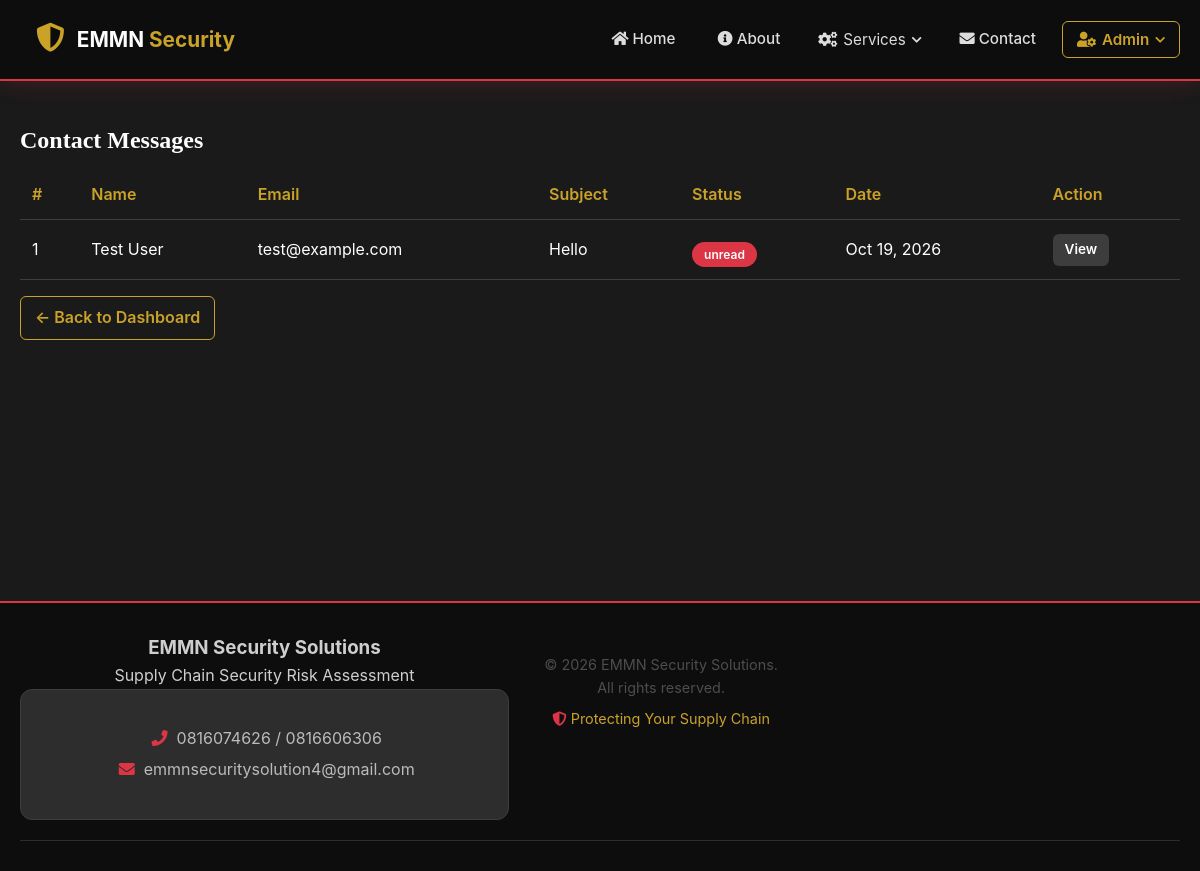
Screenshot of /admin/message.php (signed in) with the database file from the repository.
### tables this page shows
CREATE TABLE messages (
    id INTEGER PRIMARY KEY AUTOINCREMENT,
    name VARCHAR(100) NOT NULL,
    email VARCHAR(100) NOT NULL,
    subject VARCHAR(200) DEFAULT NULL,
    message TEXT NOT NULL,
    status VARCHAR(20) DEFAULT 'unread',
    created_at TEXT DEFAULT (datetime('now'))
);

### config/Database.php (called while the page is built, shortened)
<?php
try {
    if (USE_SQLITE) {
        $dsn = 'sqlite:' . SQLITE_PATH;
        $options = [
            PDO::ATTR_ERRMODE => PDO::ERRMODE_EXCEPTION,
            PDO::ATTR_DEFAULT_FETCH_MODE => PDO::FETCH_ASSOC,
            PDO::ATTR_EMULATE_PREPARES => false,
        ];
        $db = new PDO($dsn, null, null, $options);
        $db->exec('PRAGMA foreign_keys = ON');
    }
} catch (PDOException $e) {
    error_log('Database Connection Failed: ' . $e->getMessage());
    if (defined('DEBUG_MODE') && DEBUG_MODE) {
        die('Database Connection Failed: ' . $e->getMessage());
    } else {
        die('Unable to connect to the database. Please try again later.');
    }
}
function dbQuery($sql, $params = []) {
    global $db;
    try {
        $stmt = $db->prepare($sql);
        $stmt->execute($params);
        return $stmt;
    } catch (PDOException $e) {
        error_log('Query Error: ' . $e->getMessage());
        return false;
    }
}
function dbFetchAll($sql, $params = []) {
    $stmt = dbQuery($sql, $params);
    return $stmt ? $stmt->fetchAll() : [];
}
?>

### config/helper.php (called while the page is built, shortened)
<?php
function formatDate($date, $format = 'M d, Y') {
    return date($format, strtotime($date));
}
function e($string) {
    return htmlspecialchars($string ?? '', ENT_QUOTES, 'UTF-8');
}
?>

### public_html/admin/message.php (the view, shortened to what this page needs)
<?php
$messages = dbFetchAll("SELECT * FROM messages ORDER BY created_at DESC");
?>
<!DOCTYPE html>
<html lang="en">
<head>
    <link rel="stylesheet" href="https://cdnjs.cloudflare.com/ajax/libs/font-awesome/5.15.4/css/all.min.css">
    <link rel="stylesheet" href="<?php echo SITE_URL; ?>assets/css/style.css">
</head>
<body>
    <?php include dirname(__DIR__) . '/includes/header.php'; ?>
    <section class="admin-section">
        <div class="container">
            <h2>Contact Messages</h2>
            <div class="table-wrap">
                <table>
                    <thead>
                        <tr>
                            <th>#</th>
                            <th>Name</th>
                            <th>Email</th>
                            <th>Subject</th>
                            <th>Status</th>
                            <th>Date</th>
                            <th>Action</th>
                        </tr>
                    </thead>
                    <tbody>
                        <?php if (empty($messages)): ?>
                            <tr><td colspan="7">No messages yet.</td></tr>
                        <?php else: ?>
                            <?php foreach ($messages as $i => $m): ?>
                            <tr>
                                <td><?php echo $i + 1; ?></td>
                                <td><?php echo e($m['name']); ?></td>
                                <td><?php echo e($m['email']); ?></td>
                                <td><?php echo e($m['subject'] ?: '—'); ?></td>
                                <td><span class="badge <?php echo $m['status'] === 'unread' ? 'high' : 'low'; ?>"><?php echo e($m['status']); ?></span></td>
                                <td><?php echo e(formatDate($m['created_at'])); ?></td>
                                <td>
                                    <a href="?view=<?php echo (int)$m['id']; ?>&read=<?php echo (int)$m['id']; ?>" class="btn-sm">View</a>
                                </td>
                            </tr>
                            <?php endforeach; ?>
                        <?php endif; ?>
                    </tbody>
                </table>
            </div>
            <p style="margin-top:16px;"><a href="dashboard.php" class="btn-outline-gold">← Back to Dashboard</a></p>
        </div>
    </section>
    <?php include dirname(__DIR__) . '/includes/footer.php'; ?>
</body>
</html>

### public_html/assets/css/style.css (style rules this page uses)
:root { --dark: #1a1a1a; --darker: #0d0d0d; --dark-gray: #2d2d2d; --medium-gray: #3d3d3d; --light-gray: #4d4d4d; --white: #ffffff; --red: #dc3545; --red-dark: #a71d2a; --red-light: #ff4757; --risk-low: #28a745; --risk-medium: #ffc107; --risk-high: #dc3545; --risk-critical: #a71d2a; --risk-info: #17a2b8; --font-primary: 'Inter', -apple-system, BlinkMacSystemFont, 'Segoe UI', Roboto, Oxygen, Ubuntu, sans-serif; --font-display: 'Playfair Display', serif; --shadow: 0 4px 20px rgba(0, 0, 0, 0.5); --shadow-light: 0 2px 10px rgba(0, 0, 0, 0.3); --shadow-hover: 0 8px 30px rgba(220, 53, 69, 0.15); --transition: all 0.3s ease; }
* { margin: 0; padding: 0; box-sizing: border-box; }
body { font-family: var(--font-primary); line-height: 1.6; color: var(--white); background: var(--dark); }
.container { max-width: 1200px; margin: 0 auto; padding: 0 20px; }
.btn-sm { padding: 6px 16px; font-size: 0.85rem; }
.badge { display: inline-block; padding: 3px 12px; border-radius: 50px; font-size: 0.75rem; font-weight: 600; margin-top: 10px; }
.dashboard, .admin-section, .client-section { padding: 40px 0; background: var(--dark); }
.dashboard h2, .admin-section h2, .client-section h2 { color: var(--white); font-family: var(--font-display); margin-bottom: 10px; }
.dashboard p, .admin-section p, .client-section p { color: var(--light-gray); margin-bottom: 30px; }
:root { --emmn-gold: #c9a227; --emmn-blue: #1e3a5f; }
.btn-gold, .btn-blue, .btn-outline-gold, .btn-sm, .btn-primary { display: inline-block; padding: 10px 20px; border-radius: 6px; text-decoration: none; font-weight: 600; border: none; cursor: pointer; transition: var(--transition); }
.btn-outline-gold { background: transparent; border: 1px solid var(--emmn-gold); color: var(--emmn-gold); padding: 8px 14px; }
.btn-sm { background: var(--medium-gray); color: #fff; padding: 5px 12px; font-size: 0.85rem; }
.badge.high, .badge.critical { background: var(--risk-high); color: #fff; }
.table-wrap { overflow-x: auto; }
table { width: 100%; border-collapse: collapse; }
th, td { padding: 12px; text-align: left; border-bottom: 1px solid var(--medium-gray); }
th { color: var(--emmn-gold); font-weight: 600; }

### rows the page displays
messages: name "Test User", email "test@example.com", subject "Hello", status "unread", created_at "Oct 19, 2026"

### other values shown
COMPANY_NAME "EMMN Security Solutions"
CONTACT_PHONE_1 "0816074626"
CONTACT_PHONE_2 "0816606306"
CONTACT_EMAIL "emmnsecuritysolution4@gmail.com"
